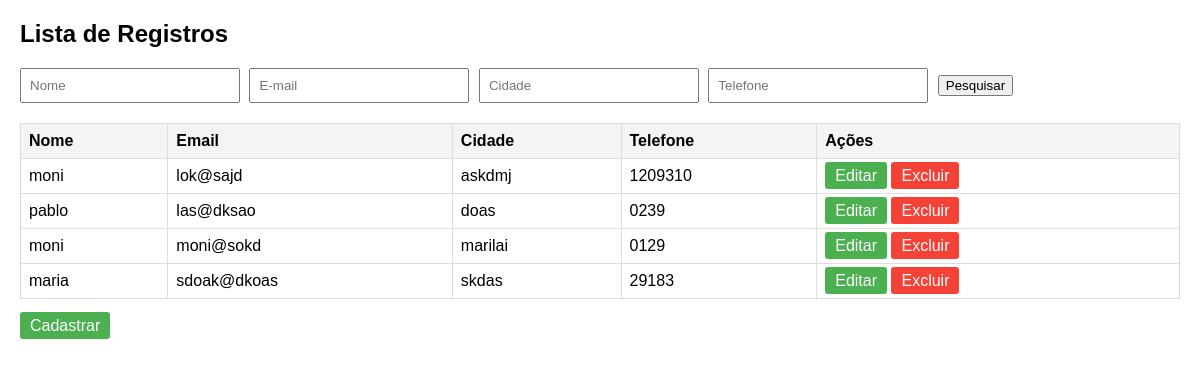
The page / on the database its author committed.
### tables this page shows
CREATE TABLE `cadastros` (
  `id` int(11) NOT NULL AUTO_INCREMENT,
  `nome` varchar(255) NOT NULL,
  `email` varchar(255) NOT NULL,
  `telefone` varchar(255) NOT NULL,
  `cidade` varchar(255) NOT NULL,
  PRIMARY KEY (`id`)
);

### model/DatabaseModel.php (called while the page is built, shortened)
<?php
class Database
{
    private $host = "localhost";
    private $db_name = "projetos";
    private $username = "root";
    private $password = "admin";
    public function __construct()
    {
        try {
            $this->conexao = new PDO("mysql:host={$this->host};dbname={$this->db_name}", $this->username, $this->password);
        } catch (PDOException $e) {
            die("Erro de conexão: " . $e->getMessage());
        }
    }
}
class Crud extends Database
{
    public function read($filtros)
    {
        $query = "SELECT * FROM cadastros WHERE 1=1";
        $params = [];
        $stmt = $this->conexao->prepare($query);
        $stmt->execute($params);
        return $stmt->fetchAll(PDO::FETCH_ASSOC);
    }
}

### controller/ListagemController.php (called while the page is built)
<?php
require_once 'model\DatabaseModel.php';
class ListagemController{
private $db;
public function __construct()
{
    $this->db= new Crud();
}
public function listar($filtros){
    return $this->db->read($filtros);
}
}
?>

### index.php (the view, shortened to what this page needs)
<?php
require_once "controller\ListagemController.php";
$controller = new ListagemController();
$filtros = [
    'nome' => isset($_GET['nome']) ? $_GET['nome'] : "",
    'email' => isset($_GET['email']) ? $_GET['email'] : "",
    'cidade' => isset($_GET['cidade']) ? $_GET['cidade'] : "",
    'telefone' => isset($_GET['telefone']) ? $_GET['telefone'] : "",
];
$registros = $controller->listar($filtros);
?>
<!DOCTYPE html>
<html lang="pt-br">
<head>
</head>
<body>
    <h2>Lista de Registros</h2>
    <form method="GET" class="search-box">
        <input type="text" name="nome" placeholder="Nome" value="<?php echo htmlspecialchars($filtros['nome']); ?>">
        <input type="text" name="email" placeholder="E-mail" value="<?php echo htmlspecialchars($filtros['email']); ?>">
        <input type="text" name="cidade" placeholder="Cidade" value="<?php echo htmlspecialchars($filtros['cidade']); ?>">
        <input type="text" name="telefone" placeholder="Telefone" value="<?php echo htmlspecialchars($filtros['telefone']); ?>">
        <button type="submit">Pesquisar</button>
    </form>
    <table>
        <thead>
            <tr>
                <th>Nome</th>
                <th>Email</th>
                <th>Cidade</th>
                <th>Telefone</th>
                <th>Ações</th>
            </tr>
        </thead>
        <tbody>
            <?php if (!empty($registros)): ?>
                <?php foreach ($registros as $registro): ?>
                    <tr>
                        <td><?php echo htmlspecialchars($registro['nome']); ?></td>
                        <td><?php echo htmlspecialchars($registro['email']); ?></td>
                        <td><?php echo htmlspecialchars($registro['cidade']); ?></td>
                        <td><?php echo htmlspecialchars($registro['telefone']); ?></td>
                        <td>
                            <a href="views\editar.php?id=<?php echo $registro['id']; ?>" class="btn btn-edit">Editar</a>
                            <a href="controller\DeleteController.php?id=<?php echo $registro['id']; ?>" class="btn btn-delete" onclick="return confirm('Tem certeza que deseja excluir?')">Excluir</a>
                        </td>
                    </tr>
                <?php endforeach; ?>
            <?php else: ?>
                <tr>
                    <td colspan="5">Nenhum registro encontrado.</td>
                </tr>
            <?php endif; ?>
        </tbody>
    </table><br>
<a href="views\cadastro.php" class="btn btn-edit">Cadastrar</a>
</body>
</html>

### index.php (style rules this page uses)
body { font-family: Arial, sans-serif; margin: 20px; }
table { width: 100%; border-collapse: collapse; margin-top: 20px; }
th, td { border: 1px solid #ddd; padding: 8px; text-align: left; }
th { background-color: #f4f4f4; }
.search-box { margin-bottom: 10px; }
.search-box input { padding: 8px; width: 200px; margin-right: 5px; }
.btn { padding: 5px 10px; text-decoration: none; color: white; border-radius: 3px; }
.btn-edit { background-color: #4CAF50; }
.btn-delete { background-color: #F44336; }

### rows shown on the page
cadastros: nome "moni", email "lok@sajd", cidade "askdmj", telefone "1209310"
cadastros: nome "pablo", email "las@dksao", cidade "doas", telefone "0239"
cadastros: nome "moni", email "moni@sokd", cidade "marilai", telefone "0129"
cadastros: nome "maria", email "sdoak@dkoas", cidade "skdas", telefone "29183"
